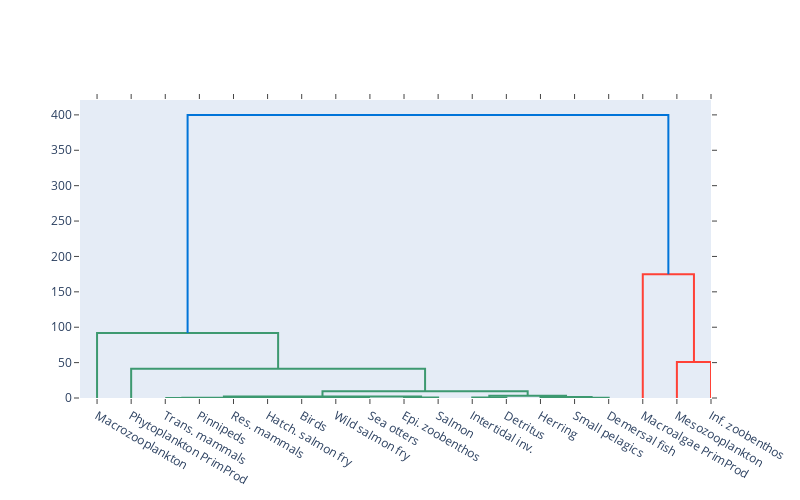

Notebook code for this chart:
### Markdown cell above
# dendogram?

### Code cell
import plotly.figure_factory as ff
import numpy as np
np.random.seed(1)

net = food_webs[5]

fig = ff.create_dendrogram(np.array([[x] for x in net.nodeDF.Biomass.values]), labels=net.nodeDF.Names.values)
fig.update_layout(width=800, height=500)
fig.show()

### Figure 1 — Plotly figure (JSON) as saved in the notebook; plotly's stock layout.template omitted (floating-point values rounded to 4 significant figures)
{"data": [{"hoverinfo": "text", "marker": {"color": "rgb(61,153,112)"}, "mode": "lines", "type": "scatter", "x": [25, 25, 35, 35], "xaxis": "x", "y": [0, 0.02, 0.02, 0], "yaxis": "y"}, {"hoverinfo": "text", "marker": {"color": "rgb(61,153,112)"}, "mode": "lines", "type": "scatter", "x": [75, 75, 85, 85], "xaxis": "x", "y": [0, 0.003, 0.003, 0], "yaxis": "y"}, {"hoverinfo": "text", "marker": {"color": "rgb(61,153,112)"}, "mode": "lines", "type": "scatter", "x": [65, 65, 80, 80], "xaxis": "x", "y": [0, 0.007, 0.007, 0.003], "yaxis": "y"}, {"hoverinfo": "text", "marker": {"color": "rgb(61,153,112)"}, "mode": "lines", "type": "scatter", "x": [55, 55, 72.5, 72.5], "xaxis": "x", "y": [0, 0.012, 0.012, 0.007], "yaxis": "y"}, {"hoverinfo": "text", "marker": {"color": "rgb(61,153,112)"}, "mode": "lines", "type": "scatter", "x": [45, 45, 63.75, 63.75], "xaxis": "x", "y": [0, 0.086, 0.086, 0.012], "yaxis": "y"}, {"hoverinfo": "text", "marker": {"color": "rgb(61,153,112)"}, "mode": "lines", "type": "scatter", "x": [30, 30, 54.38, 54.38], "xaxis": "x", "y": [0.02, 0.291, 0.291, 0.086], "yaxis": "y"}, {"hoverinfo": "text", "marker": {"color": "rgb(61,153,112)"}, "mode": "lines", "type": "scatter", "x": [95, 95, 105, 105], "xaxis": "x", "y": [0, 0.8274, 0.8274, 0], "yaxis": "y"}, {"hoverinfo": "text", "marker": {"color": "rgb(61,153,112)"}, "mode": "lines", "type": "scatter", "x": [42.19, 42.19, 100, 100], "xaxis": "x", "y": [0.291, 2.118, 2.118, 0.8274], "yaxis": "y"}, {"hoverinfo": "text", "marker": {"color": "rgb(61,153,112)"}, "mode": "lines", "type": "scatter", "x": [115, 115, 125, 125], "xaxis": "x", "y": [0, 0.76, 0.76, 0], "yaxis": "y"}, {"hoverinfo": "text", "marker": {"color": "rgb(61,153,112)"}, "mode": "lines", "type": "scatter", "x": [145, 145, 155, 155], "xaxis": "x", "y": [0, 0.4382, 0.4382, 0], "yaxis": "y"}, {"hoverinfo": "text", "marker": {"color": "rgb(61,153,112)"}, "mode": "lines", "type": "scatter", "x": [135, 135, 150, 150], "xaxis": "x", "y": [0, 1.293, 1.293, 0.4382], "yaxis": "y"}, {"hoverinfo": "text", "marker": {"color": "rgb(61,153,112)"}, "mode": "lines", "type": "scatter", "x": [120, 120, 142.5, 142.5], "xaxis": "x", "y": [0.76, 3.16, 3.16, 1.293], "yaxis": "y"}, {"hoverinfo": "text", "marker": {"color": "rgb(61,153,112)"}, "mode": "lines", "type": "scatter", "x": [71.09, 71.09, 131.2, 131.2], "xaxis": "x", "y": [2.118, 9.391, 9.391, 3.16], "yaxis": "y"}, {"hoverinfo": "text", "marker": {"color": "rgb(61,153,112)"}, "mode": "lines", "type": "scatter", "x": [15, 15, 101.2, 101.2], "xaxis": "x", "y": [0, 41.5, 41.5, 9.391], "yaxis": "y"}, {"hoverinfo": "text", "marker": {"color": "rgb(61,153,112)"}, "mode": "lines", "type": "scatter", "x": [5, 5, 58.09, 58.09], "xaxis": "x", "y": [0, 91.99, 91.99, 41.5], "yaxis": "y"}, {"hoverinfo": "text", "marker": {"color": "rgb(255,65,54)"}, "mode": "lines", "type": "scatter", "x": [175, 175, 185, 185], "xaxis": "x", "y": [0, 51, 51, 0], "yaxis": "y"}, {"hoverinfo": "text", "marker": {"color": "rgb(255,65,54)"}, "mode": "lines", "type": "scatter", "x": [165, 165, 180, 180], "xaxis": "x", "y": [0, 175, 175, 51], "yaxis": "y"}, {"hoverinfo": "text", "marker": {"color": "rgb(0,116,217)"}, "mode": "lines", "type": "scatter", "x": [31.54, 31.54, 172.5, 172.5], "xaxis": "x", "y": [91.99, 400.0, 400.0, 175], "yaxis": "y"}], "layout": {"autosize": false, "height": 500, "hovermode": "closest", "showlegend": false, "width": 800, "xaxis": {"autorange": true, "mirror": "allticks", "range": [0, 185], "rangemode": "tozero", "showgrid": false, "showline": true, "showticklabels": true, "tickmode": "array", "ticks": "outside", "ticktext": ["Macrozooplankton", "Phytoplankton PrimProd", "Trans. mammals", "Pinnipeds", "Res. mammals", "Hatch. salmon fry", "Birds", "Wild salmon fry", "Sea otters", "Epi. zoobenthos", "Salmon", "Intertidal inv.", "Detritus", "Herring", "Small pelagics", "Demersal fish", "Macroalgae PrimProd", "Mesozooplankton", "Inf. zoobenthos"], "tickvals": [5, 15, 25, 35, 45, 55, 65, 75, 85, 95, 105, 115, 125, 135, 145, 155, 165, 175, 185], "type": "linear", "zeroline": false}, "yaxis": {"autorange": true, "mirror": "allticks", "range": [0, 421.0], "rangemode": "tozero", "showgrid": false, "showline": true, "showticklabels": true, "ticks": "outside", "type": "linear", "zeroline": false}}}
